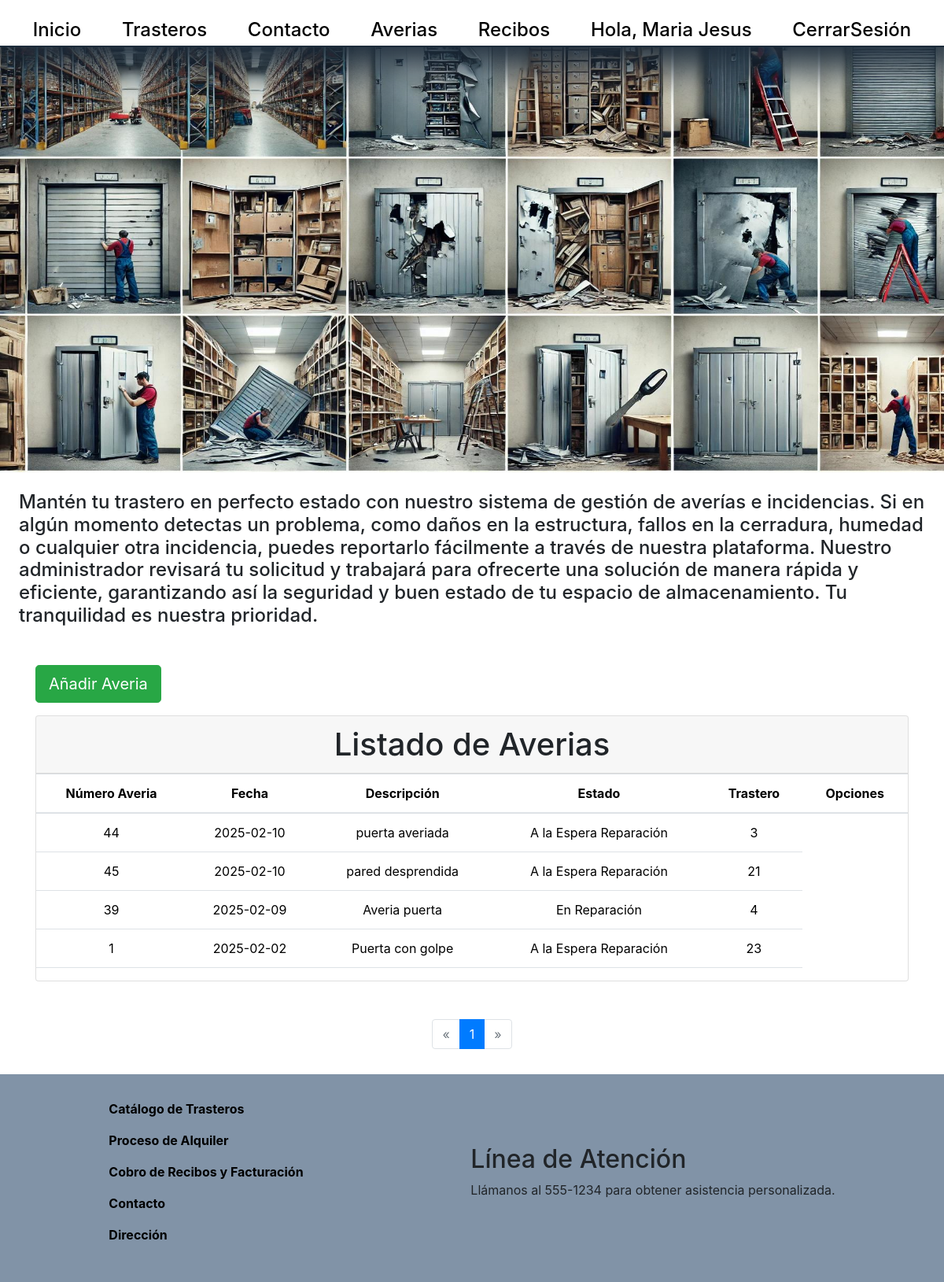
Screenshot of /app/vista/averias/averiasLista.php (signed in) with the database file from the repository.
### tables this page shows
CREATE TABLE `averias` (
  `id_averia` int(11) NOT NULL,
  `fecha` date DEFAULT NULL,
  `descripcion` varchar(500) DEFAULT NULL,
  `estado` varchar(50) DEFAULT NULL,
  `trastero_id` int(11) DEFAULT NULL
);

### config/conexion.php (called while the page is built, shortened)
<?php
class Conexion
{
    public function conectar()
    {
        try {
            $dsn = "mysql:host=" . HOST . ";dbname=" . BD;
            $conexion = new PDO($dsn, USER, PASS);
            $conexion->setAttribute(PDO::ATTR_ERRMODE, PDO::ERRMODE_EXCEPTION);
            return $conexion;
        } catch (PDOException $e) {
            echo "ERROR EN LA CONEXION: " . $e->getMessage();
            return null;
        }
    }
}
?>

### app/modelo/averiasModelo.php (called while the page is built, shortened)
<?php
class AveriasModelo
{
	private $db;
	public function __construct()
	{
		try {
			$this->db = new Conexion();
			$this->db->conectar();
		} catch (PDOException $e) {
			throw new Exception("Error al conectar con la base de datos: " . $e->getMessage());
		}
	}
	public function filasLista()
	{
		$sql = "SELECT *
            FROM averias";
		$conectar = $this->db->conectar();
		$consulta = $conectar->prepare($sql);
		$consulta->execute();
		$totalFilas = $consulta->rowCount();
		return $totalFilas;
	}
	public function getListaAverias($paginaInicio, $filasxPagina)
	{
		$sql = "  SELECT  *
            FROM averias
            ORDER BY fecha DESC
            LIMIT $paginaInicio,$filasxPagina";
		$conectar = $this->db->conectar();
		$consulta = $conectar->prepare($sql);
		$consulta->execute();
		$usuario = $consulta->fetchAll(PDO::FETCH_ASSOC);
		return $usuario;
	}
}

### app/controlador/averiasControlador.php (called while the page is built, shortened)
<?php
class AveriasControlador
{
    public function listaAverias($pagina)
    {
        $filasPorPagina= 10;
        try {
            require_once "../../../config/conexion.php";
            require_once "../../modelo/averiasModelo.php";
        } catch (Exception $e) {
            throw new Exception('Error al incluir archivos necesarios: ' . $e->getMessage());
        }
        $averia = new AveriasModelo();
        try {
            $totalAverias = $averia->filasLista();
            $totalPaginas = self::numeroPaginas($filasPorPagina);
            $filasxPagina = ($totalPaginas > 0) ? $filasPorPagina : $totalAverias;
            $paginaInicio = (($pagina - 1) * $filasxPagina);
            $averias = $averia->getListaAverias($paginaInicio, $filasxPagina);
            require_once "averiasLista.php";
            return $averias;
        } catch (Exception $e) {
            throw new Exception('Error al obtener la lista de usuarios: ' . $e->getMessage());
        }
    }
    public function numeroPaginas($filasPorPagina)
    {
        $averia = new AveriasModelo();
        try {
            $totalAverias = $averia->filasLista();
            $totalPaginas = ($filasPorPagina > 0) ? ceil($totalAverias / $filasPorPagina) : 1;
            return $totalPaginas;
        } catch (Exception $e) {
            throw new Exception('Error al obtener el total de usuarios: ' . $e->getMessage());
        }
    }
}

### app/vista/averias/averiasLista.php (the view, shortened to what this page needs)
<?php require('../layouts/header.php'); ?>
<?php
require_once('../../controlador/averiasControlador.php');
$averias = new AveriasControlador();
$pagina = isset($_GET['pagina']) ? $_GET['pagina'] : 1;
$previo = ($pagina - 1);
$siguiente = ($pagina + 1);
$filasPorPagina = 10;
$todasAverias = $averias->listaAverias($pagina);
$totalPaginas = $averias->numeroPaginas($filasPorPagina);
?>
<img id="papeles" src="/trasteros1024/public/multimedia/img/averias.jpg" alt="averias">
<div class="containertext-center mb-5 ">
    <p class="h4 m-4">Mantén tu trastero en perfecto estado con nuestro sistema de gestión de averías e incidencias. Si en algún momento detectas un problema, como daños en la estructura, fallos en la cerradura, humedad o cualquier otra incidencia, puedes reportarlo fácilmente a través de nuestra plataforma. Nuestro administrador revisará tu solicitud y trabajará para ofrecerte una solución de manera rápida y eficiente, garantizando así la seguridad y buen estado de tu espacio de almacenamiento. Tu tranquilidad es nuestra prioridad.
    </p>
</div>
<div class="col-md-12">
    <div class="container mt-5 ">
        <button type="button" class="btn btn-success mb-3 btn-lg"
            onclick="window.location.href='averiaNuevo.php'">Añadir Averia</button>
        <div class="card">
            <div class="card-header h1 text-center">
                Listado de Averias
            </div>
            <div class="p-0">
                <table class="table text-center tablaUsuarios" id="tablaUsuarios">
                    <thead>
                        <tr>
                            <th scope="col">Número Averia</th>
                            <th scope="col">Fecha</th>
                            <th scope="col">Descripción</th>
                            <th scope="col">Estado</th>
                            <th scope="col">Trastero</th>
                            <th scope="col" colspan="3">Opciones</th>
                        </tr>
                    </thead>
                    <tbody>
                        <?php foreach ($todasAverias as $averia) { ?>
                            <tr>
                                <td scope="col"><?php echo $averia['id_averia'] ?></td>
                                <td><?php echo $averia['fecha'] ?></td>
                                <td><?php echo $averia['descripcion'] ?></td>
                                <td><?php echo $averia['estado'] ?></td>
                                <td><?php echo $averia['trastero_id'] ?></td>
                            </tr>
                        <?php } ?>
                    </tbody>
                </table>
            </div>
        </div>
    </div>
</div>
<nav aria-label="Page navigation example">
    <ul class="pagination justify-content-center mt-5">
        <?php if ($pagina > 1): ?>
            <li class="page-item">
                <a class="page-link" href="averiasLista.php?pagina=<?= $previo; ?>" aria-label="Previous">
                    <span aria-hidden="true">&laquo;</span>
                </a>
            </li>
        <?php else: ?>
            <li class="page-item disabled">
                <span class="page-link" aria-label="Previous">
                    <span aria-hidden="true">&laquo;</span>
                </span>
            </li>
        <?php endif; ?>
        <?php for ($i = 1; $i <= $totalPaginas; $i++): ?>
            <li class="page-item <?php echo $pagina == $i ? 'active' : '' ?>"><a class="page-link"
                    href="averiasLista.php?pagina=<?php echo $i; ?>"><?php echo $i; ?></a>
            </li>
        <?php endfor ?>
        <?php if ($pagina < $totalPaginas): ?>
            <li class="page-item ">
                <a class="page-link" href="averiasLista.php?pagina=<?= $siguiente; ?>" aria-label="Next">
                    <span aria-hidden="true">&raquo;</span>
                </a>
            </li>
        <?php else: ?>
            <li class="page-item disabled">
                <span class="page-link" aria-label="Next">
                    <span aria-hidden="true">&raquo;</span>
                </span>
            </li>
        <?php endif; ?>
    </ul>
</nav>
<?php require('../layouts/footer.php'); ?>

### public/css/estilos.css (style rules this page uses)
:root { --altura_header: 60px; --size_h3: 1.75rem; --size_h2: 2.5rem; --size_h1: 3.5rem; --color_blanco: #ffffff; --color_brand: #a9b1c3; --color_mid: #8193a7; --color_dark: #1d2c3b; --color_ligth: #e3e3f1; --box-shadow: 6px 6px 10px #746d6d7e; }
* { margin: 0; padding: 0; box-sizing: border-box; }
a { text-decoration: none; }
ol,ul { list-style: none; }
#papeles { width: 100%; height: 75vh; }

### rows the page displays
averias: id_averia "44", fecha "2025-02-10", descripcion "puerta averiada", estado "A la Espera Reparación", trastero "3"
averias: id_averia "45", fecha "2025-02-10", descripcion "pared desprendida", estado "A la Espera Reparación", trastero "21"
averias: id_averia "39", fecha "2025-02-09", descripcion "Averia puerta", estado "En Reparación", trastero "4"
averias: id_averia "1", fecha "2025-02-02", descripcion "Puerta con golpe", estado "A la Espera Reparación", trastero "23"

### other values shown
$_SESSION['usuario'] "Maria Jesus"
